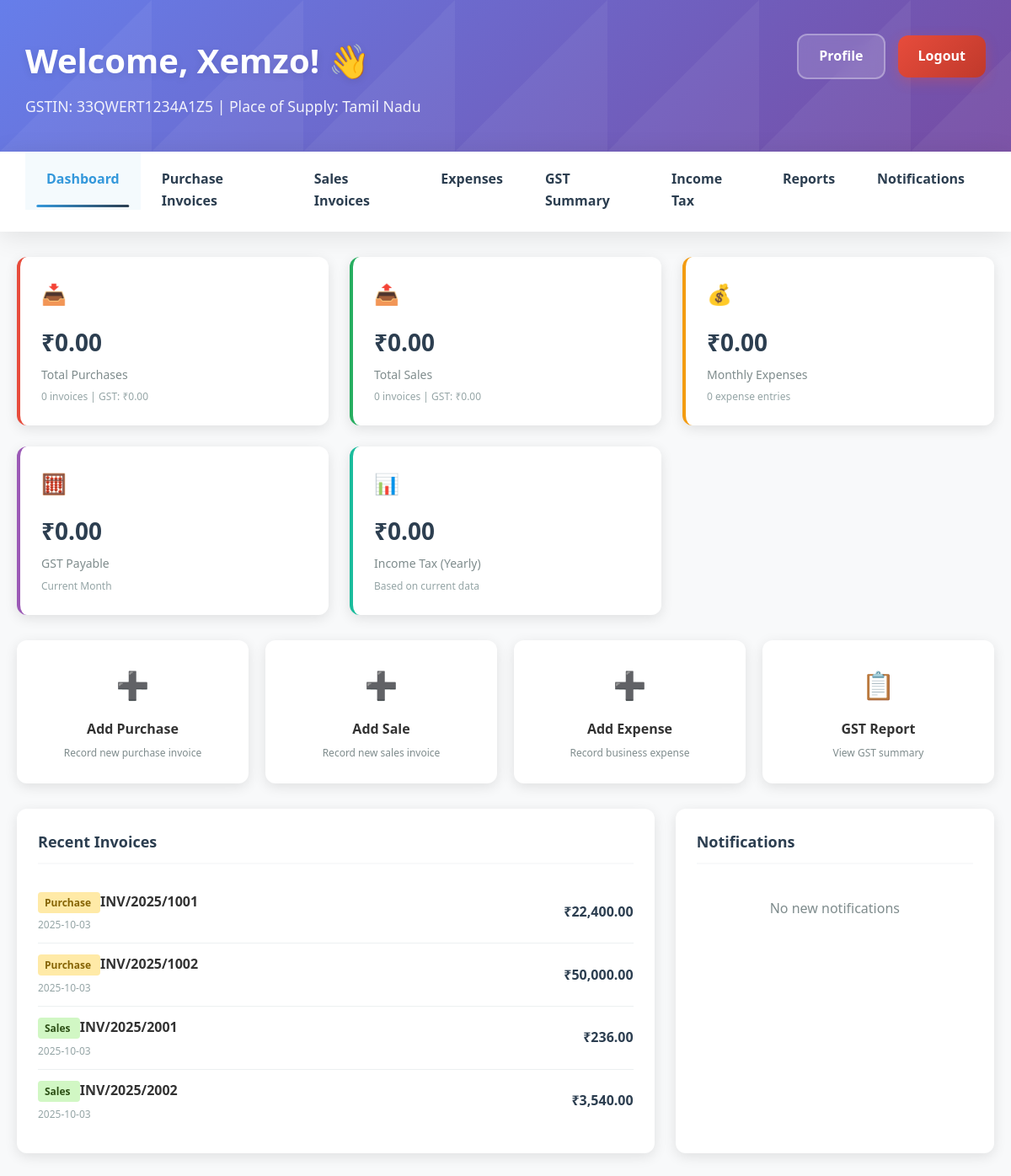
The app's page /dashboard.php (signed in) with its own data.
### tables this page shows
CREATE TABLE IF NOT EXISTS `companies` (
  `id` int(11) NOT NULL AUTO_INCREMENT,
  `name` varchar(255) NOT NULL,
  `gstin` varchar(15) NOT NULL,
  `pan` varchar(10) NOT NULL,
  `place_of_supply` varchar(100) NOT NULL,
  `email` varchar(255) NOT NULL,
  `password` varchar(255) NOT NULL,
  `profile_image` varchar(255) DEFAULT NULL,
  `created_at` timestamp NOT NULL DEFAULT current_timestamp(),
  `updated_at` timestamp NOT NULL DEFAULT current_timestamp() ON UPDATE current_timestamp(),
  PRIMARY KEY (`id`),
  UNIQUE KEY `gstin` (`gstin`)
);

### dashboard.php (the view, shortened to what this page needs)
<?php
require_once 'config.php';
$company_id = $_SESSION['company_id'];
$stmt = $conn->prepare("SELECT * FROM companies WHERE id = ?");
$stmt->bind_param("i", $company_id);
$stmt->execute();
$company = $stmt->get_result()->fetch_assoc();
$current_month = date('n');
$current_year = date('Y');
$purchase_stmt = $conn->prepare("SELECT COUNT(*) as count, COALESCE(SUM(total_amount), 0) as total, COALESCE(SUM(total_gst), 0) as gst FROM purchase_invoices WHERE company_id = ? AND MONTH(invoice_date) = ? AND YEAR(invoice_date) = ?");
$purchase_stmt->bind_param("iii", $company_id, $current_month, $current_year);
$purchase_stmt->execute();
$purchase_stats = $purchase_stmt->get_result()->fetch_assoc();
$sales_stmt = $conn->prepare("SELECT COUNT(*) as count, COALESCE(SUM(total_amount), 0) as total, COALESCE(SUM(total_gst), 0) as gst FROM sales_invoices WHERE company_id = ? AND MONTH(invoice_date) = ? AND YEAR(invoice_date) = ?");
$sales_stmt->bind_param("iii", $company_id, $current_month, $current_year);
$sales_stmt->execute();
$sales_stats = $sales_stmt->get_result()->fetch_assoc();
$expenses_stmt = $conn->prepare("SELECT COUNT(*) as count, COALESCE(SUM(amount), 0) as total FROM expenses WHERE company_id = ? AND MONTH(expense_date) = ? AND YEAR(expense_date) = ?");
$expenses_stmt->bind_param("iii", $company_id, $current_month, $current_year);
$expenses_stmt->execute();
$expenses_stats = $expenses_stmt->get_result()->fetch_assoc();
$gst_payable = max(0, $sales_stats['gst'] - $purchase_stats['gst']);
$current_year = date('Y');
$revenue_stmt = $conn->prepare("SELECT COALESCE(SUM(total_amount), 0) as revenue FROM sales_invoices WHERE company_id = ? AND YEAR(invoice_date) = ?");
$revenue_stmt->bind_param("ii", $company_id, $current_year);
$revenue_stmt->execute();
$revenue = $revenue_stmt->get_result()->fetch_assoc()['revenue'];
$yearly_expenses_stmt = $conn->prepare("SELECT COALESCE(SUM(amount), 0) as expenses FROM expenses WHERE company_id = ? AND YEAR(expense_date) = ?");
$yearly_expenses_stmt->bind_param("ii", $company_id, $current_year);
$yearly_expenses_stmt->execute();
$yearly_expenses = $yearly_expenses_stmt->get_result()->fetch_assoc()['expenses'];
$profit = $revenue - $yearly_expenses;
$income_tax = max(0, $profit * 0.25);
$notifications_stmt = $conn->prepare("SELECT * FROM notifications WHERE company_id = ? AND is_read = 0 ORDER BY created_at DESC LIMIT 5");
$notifications_stmt->bind_param("i", $company_id);
$notifications_stmt->execute();
$notifications = $notifications_stmt->get_result();
$recent_invoices_stmt = $conn->prepare("(SELECT 'Purchase' as type, invoice_number, invoice_date, total_amount FROM purchase_invoices WHERE company_id = ? ORDER BY invoice_date DESC LIMIT 3) UNION ALL (SELECT 'Sales' as type, invoice_number, invoice_date, total_amount FROM sales_invoices WHERE company_id = ? ORDER BY invoice_date DESC LIMIT 3) ORDER BY invoice_date DESC LIMIT 6");
$recent_invoices_stmt->bind_param("ii", $company_id, $company_id);
$recent_invoices_stmt->execute();
$recent_invoices = $recent_invoices_stmt->get_result();
?>
<!DOCTYPE html>
<html lang="en">
<head>
</head>
<body>
    <div class="header">
        <div class="header-top">
            <div class="welcome-message">
                <h1>Welcome, <?php echo htmlspecialchars($company['name']); ?>! 👋</h1>
                <p>GSTIN: <?php echo htmlspecialchars($company['gstin']); ?> | Place of Supply: <?php echo htmlspecialchars($company['place_of_supply']); ?></p>
            </div>
            <div class="user-actions">
                <a href="profile.php">Profile</a>
                <a href="logout.php" class="logout-btn">Logout</a>
            </div>
        </div>
    </div>
    <nav class="main-nav">
        <ul class="nav-menu">
            <li><a href="dashboard.php" class="active">Dashboard</a></li>
            <li><a href="purchase_invoice.php">Purchase Invoices</a></li>
            <li><a href="sales_invoice.php">Sales Invoices</a></li>
            <li><a href="expenses.php">Expenses</a></li>
            <li><a href="gst_summary.php">GST Summary</a></li>
            <li><a href="income_tax_summary.php">Income Tax</a></li>
            <li><a href="reports.php">Reports</a></li>
            <li><a href="notifications.php">Notifications</a></li>
        </ul>
    </nav>
    <div class="container">
        <div class="dashboard-grid">
            <div class="stat-card purchase">
                <div class="stat-icon">📥</div>
                <div class="stat-value">₹<?php echo number_format($purchase_stats['total'], 2); ?></div>
                <div class="stat-label">Total Purchases</div>
                <div class="stat-subtext"><?php echo $purchase_stats['count']; ?> invoices | GST: ₹<?php echo number_format($purchase_stats['gst'], 2); ?></div>
            </div>
            <div class="stat-card sales">
                <div class="stat-icon">📤</div>
                <div class="stat-value">₹<?php echo number_format($sales_stats['total'], 2); ?></div>
                <div class="stat-label">Total Sales</div>
                <div class="stat-subtext"><?php echo $sales_stats['count']; ?> invoices | GST: ₹<?php echo number_format($sales_stats['gst'], 2); ?></div>
            </div>
            <div class="stat-card expenses">
                <div class="stat-icon">💰</div>
                <div class="stat-value">₹<?php echo number_format($expenses_stats['total'], 2); ?></div>
                <div class="stat-label">Monthly Expenses</div>
                <div class="stat-subtext"><?php echo $expenses_stats['count']; ?> expense entries</div>
            </div>
            <div class="stat-card gst">
                <div class="stat-icon">🧮</div>
                <div class="stat-value">₹<?php echo number_format($gst_payable, 2); ?></div>
                <div class="stat-label">GST Payable</div>
                <div class="stat-subtext">Current Month</div>
            </div>
            <div class="stat-card income-tax">
                <div class="stat-icon">📊</div>
                <div class="stat-value">₹<?php echo number_format($income_tax, 2); ?></div>
                <div class="stat-label">Income Tax (Yearly)</div>
                <div class="stat-subtext">Based on current data</div>
            </div>
        </div>
        <div class="quick-actions">
            <a href="purchase_invoice.php" class="action-card">
                <div class="action-icon">➕</div>
                <div class="action-title">Add Purchase</div>
                <div class="action-desc">Record new purchase invoice</div>
            </a>
            <a href="sales_invoice.php" class="action-card">
                <div class="action-icon">➕</div>
                <div class="action-title">Add Sale</div>
                <div class="action-desc">Record new sales invoice</div>
            </a>
            <a href="expenses.php" class="action-card">
                <div class="action-icon">➕</div>
                <div class="action-title">Add Expense</div>
                <div class="action-desc">Record business expense</div>
            </a>
            <a href="gst_summary.php" class="action-card">
                <div class="action-icon">📋</div>
                <div class="action-title">GST Report</div>
                <div class="action-desc">View GST summary</div>
            </a>
        </div>
        <div class="charts-section">
            <div class="chart-container">
                <h3 class="section-title">Recent Invoices</h3>
                <div class="activity-list">
                    <?php while($invoice = $recent_invoices->fetch_assoc()): ?>
                        <div class="activity-item">
                            <div>
                                <span class="activity-type <?php echo 'type-' . strtolower($invoice['type']); ?>">
                                    <?php echo $invoice['type']; ?>
                                </span>
                                <strong><?php echo htmlspecialchars($invoice['invoice_number']); ?></strong>
                                <div class="stat-subtext"><?php echo $invoice['invoice_date']; ?></div>
                            </div>
                            <div class="activity-amount">₹<?php echo number_format($invoice['total_amount'], 2); ?></div>
                        </div>
                    <?php endwhile; ?>
                </div>
            </div>
            <div class="recent-activity">
                <h3 class="section-title">Notifications</h3>
                <div class="notification-list">
                    <?php if ($notifications->num_rows == 0): ?>
                        <p style="text-align: center; color: #7f8c8d; padding: 20px;">No new notifications</p>
                    <?php endif; ?>
                </div>
            </div>
        </div>
    </div>
</body>
</html>

### records on screen
companies: name "Xemzo", gstin "33QWERT1234A1Z5", place_of_supply "Tamil Nadu"

### other values on screen
$purchase_stats['total'] "0.00"
$purchase_stats['count'] "0"
$purchase_stats['gst'] "0.00"
$sales_stats['total'] "0.00"
$sales_stats['count'] "0"
$sales_stats['gst'] "0.00"
$expenses_stats['total'] "0.00"
$expenses_stats['count'] "0"
$gst_payable "0.00"
$income_tax "0.00"
$invoice['type'] "Purchase"
$invoice['invoice_number'] "INV/2025/1001"
$invoice['invoice_date'] "2025-10-03"
$invoice['total_amount'] "22,400.00"
$invoice['invoice_number'] "INV/2025/1002"
